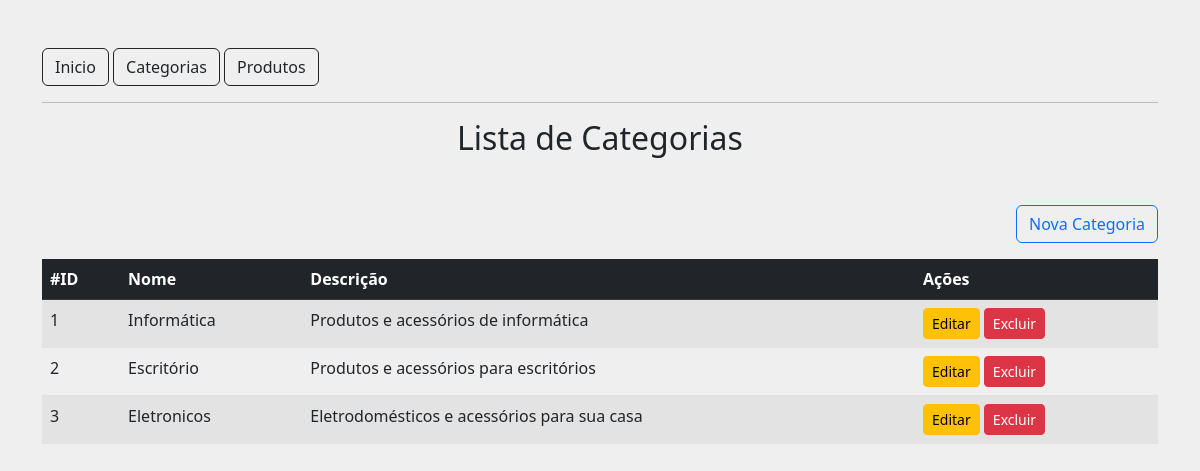
Screenshot of /categorias with the database file from the repository.
### tables this page shows
CREATE TABLE tb_category(
    id INT(11) NOT NULL PRIMARY KEY AUTO_INCREMENT,
    name VARCHAR(30) NOT NULL,
    description VARCHAR(100) NOT NULL 
);

### src/Controller/AbstractController.php (called while the page is built, shortened)
<?php
    abstract class AbstractController
    {
        public function render(string $viewName, $data = null): void
        {
            include dirname(__DIR__)."/View/_partials/head.php";
            include dirname(__DIR__)."/View/{$viewName}.php";
            include dirname(__DIR__)."/View/_partials/footer.php";
        }
    }

### src/Controller/CategoryController.php (called while the page is built, shortened)
<?php
    class CategoryController extends AbstractController
    {
        public function listAction(): void
        {
            $con = Connection::getConnection();
            $result = $con->prepare('SELECT * FROM tb_category');
            $result->execute();
            parent::render('category/list', $result);
        }
    }

### public/index.php (called while the page is built, shortened)
<?php
    $url = explode('?',$_SERVER['REQUEST_URI'])[0];
    $routes = include '../config/routes.php';
    $methodName = $routes[$url]['method'];
    (new $controllerName())->$methodName();
?>

### src/View/category/list.php (the view)
<h2 style="text-align:center;">Lista de Categorias</h2>
<div class="text-end mt-5">
    <a href="/categorias/novo" class="btn btn-outline-primary">Nova Categoria</a>
</div>
<table class="table table-hover table-striped mt-3">
    <thead class="table-dark">
        <tr>
            <th>#ID</th>
            <th>Nome</th>
            <th>Descrição</th>
            <th>Ações</th>
        </tr>
    </thead>
    <tbody>
        <?php
        while($category = $data->fetch(\PDO::FETCH_ASSOC)){
            extract($category);
            echo '<tr>';
                echo "<td>{$id}</td>";
                echo "<td>{$name}</td>";
                echo "<td>{$description}</td>";
                echo "<td>
                <a href='/categorias/editar?id={$id}' class='btn btn-warning btn-sm'>Editar</a>
                <a href='/categorias/excluir?id={$id}' class='btn btn-danger btn-sm'>Excluir</a>
                </td>";
            echo '</tr>';
        }
        ?>
    </tbody>
</table>

### src/View/_partials/head.php (shortened to what this page needs)
<!DOCTYPE html>
<html lang="pt-BR">
<head>
    <link href="https://cdn.jsdelivr.net/npm/bootstrap@5.2.0-beta1/dist/css/bootstrap.min.css" rel="stylesheet">
</head>
<body class="container" style="background-color: #EFEFEF;">
    <nav class="mt-5">
        <a href="/" class="btn btn-outline-dark">Inicio</a>
        <a href="/categorias" class="btn btn-outline-dark">Categorias</a>
        <a href="/produtos" class="btn btn-outline-dark">Produtos</a>
    </nav>
    <hr>

### src/View/_partials/footer.php
</body>
</html>

### rows the page displays
tb_category: id "1", name "Informática", description "Produtos e acessórios de informática"
tb_category: id "2", name "Escritório", description "Produtos e acessórios para escritórios"
tb_category: id "3", name "Eletronicos", description "Eletrodomésticos e acessórios para sua casa"
